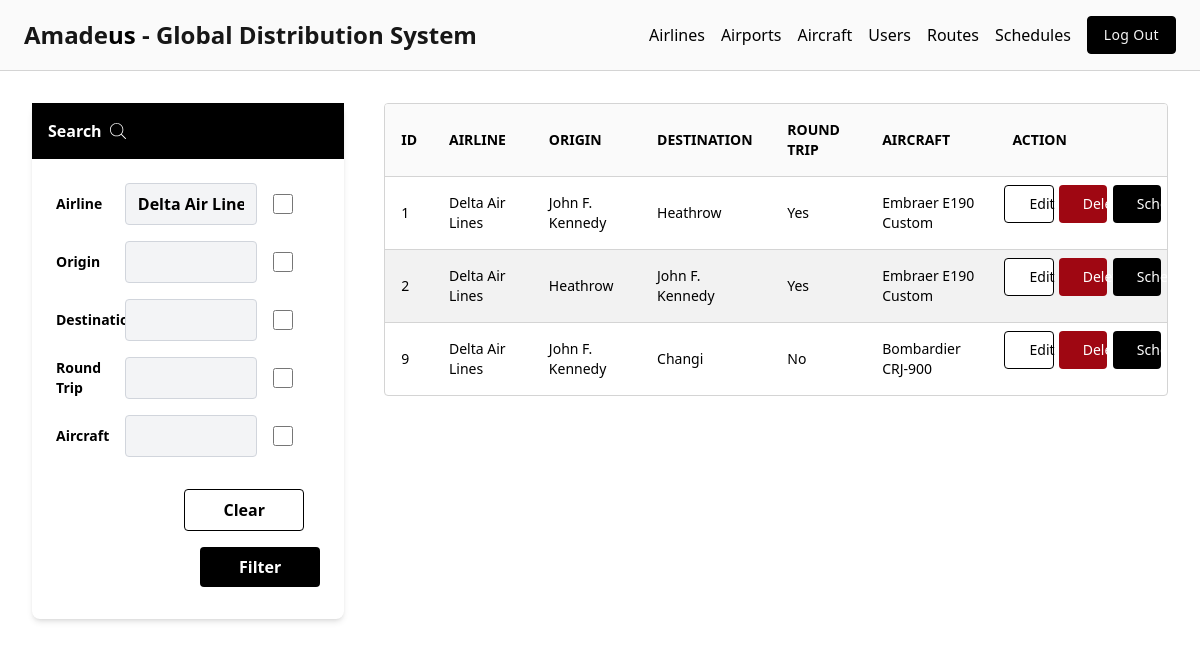
Page /flight-routes?airline=1 (signed in) on the committed database.
### tables this page shows
CREATE TABLE IF NOT EXISTS `flight_routes` (
  `id` int NOT NULL AUTO_INCREMENT,
  `airline_id` int NOT NULL,
  `origin_airport_id` int NOT NULL,
  `destination_airport_id` int NOT NULL,
  `round_trip` tinyint NOT NULL DEFAULT '1',
  `aircraft_id` int NOT NULL,
  PRIMARY KEY (`id`),
  KEY `FK_flight_routes_airline` (`airline_id`),
  KEY `FK_flight_routes_origin` (`origin_airport_id`),
  KEY `FK_flight_routes_dest` (`destination_airport_id`),
  KEY `FK_flight_routes_aircraft` (`aircraft_id`),
  CONSTRAINT `FK_flight_routes_aircraft` FOREIGN KEY (`aircraft_id`) REFERENCES `aircraft` (`id`) ON DELETE CASCADE,
  CONSTRAINT `FK_flight_routes_airline` FOREIGN KEY (`airline_id`) REFERENCES `airlines` (`id`) ON DELETE CASCADE,
  CONSTRAINT `FK_flight_routes_dest` FOREIGN KEY (`destination_airport_id`) REFERENCES `airports` (`id`) ON DELETE CASCADE,
  CONSTRAINT `FK_flight_routes_origin` FOREIGN KEY (`origin_airport_id`) REFERENCES `airports` (`id`) ON DELETE CASCADE
);

CREATE TABLE IF NOT EXISTS `airlines` (
  `id` int NOT NULL AUTO_INCREMENT,
  `iata` varchar(3) NOT NULL,
  `icao` varchar(4) NOT NULL,
  `airline` varchar(100) NOT NULL,
  `callsign` varchar(100) NOT NULL,
  `country` varchar(100) NOT NULL,
  `comments` varchar(100) NOT NULL,
  PRIMARY KEY (`id`)
);

CREATE TABLE IF NOT EXISTS `airports` (
  `id` int NOT NULL AUTO_INCREMENT,
  `iata` varchar(3) NOT NULL,
  `icao` varchar(4) NOT NULL,
  `airport_name` varchar(100) NOT NULL,
  `location_served` varchar(100) NOT NULL,
  `time` varchar(100) NOT NULL,
  `dst` varchar(10) NOT NULL,
  PRIMARY KEY (`id`)
);

CREATE TABLE IF NOT EXISTS `aircraft` (
  `id` int NOT NULL AUTO_INCREMENT,
  `iata` varchar(3) NOT NULL,
  `icao` varchar(4) NOT NULL,
  `model` varchar(100) NOT NULL,
  `seats_f` int NOT NULL DEFAULT '0',
  `seats_c` int NOT NULL DEFAULT '0',
  `seats_y` int NOT NULL DEFAULT '0',
  `rows` int DEFAULT NULL,
  `columns` int DEFAULT NULL,
  `layout` text,
  PRIMARY KEY (`id`)
);

### Http/controllers/flight_routes/index.php (called while the page is built, shortened)
<?php
$db = App::resolve(Database::class);
$query = "
    SELECT fr.*,
           a.airline as airline_name,
           orig.airport_name as origin_airport_name,
           dest.airport_name as destination_airport_name,
           ac.model as aircraft_model
    FROM flight_routes fr
    LEFT JOIN airlines a ON fr.airline_id = a.id
    LEFT JOIN airports orig ON fr.origin_airport_id = orig.id
    LEFT JOIN airports dest ON fr.destination_airport_id = dest.id
    LEFT JOIN aircraft ac ON fr.aircraft_id = ac.id
";
if (isset($_GET['airline'])) {
    $query .= " WHERE a.id = :id";
}
$flight_routes = $db->query($query, isset($_GET['airline']) ? [':id' => $_GET['airline']] : [])->get();
require base_path('Http/views/flight_routes/index.view.php');

### public/index.php (called while the page is built, shortened)
<?php
require BASE_PATH . "Core/functions.php";
require base_path("bootstrap.php");
$router = new Router();
$uri = parse_url($_SERVER['REQUEST_URI'], PHP_URL_PATH);
$method = $_POST['_method'] ?? $_SERVER['REQUEST_METHOD'];
try {
    $router->route($uri, $method);
} catch (ValidationException $exception) {
    Session::flash('errors', $exception->errors);
    Session::flash('old', $exception->old);
    redirect($router->previous_url());
}

### Core/Session.php (called while the page is built, shortened)
<?php
class Session
{
    public static function role($keys): bool
    {
        $currentRole = $_SESSION['user']['role'];
        if (is_array($keys)) {
            return in_array($currentRole, $keys, true);
        }
        return $currentRole === $keys;
    }
}

### Core/Container.php (called while the page is built, shortened)
<?php
class Container
{
    protected $binds = [];
    public function bind($key, $resolver): void
    {
        $this->binds[$key] = $resolver;
    }
    public function resolve($key)
    {
        $resolver = $this->binds[$key];
        return call_user_func($resolver);
    }
}

### Core/functions.php (called while the page is built, shortened)
<?php
function base_path($path): string
{
    return BASE_PATH . $path;
}

### config.php (called while the page is built)
<?php
return [
    'database' => [
        'host' => $_ENV['DATABASE_HOSTNAME'],
        'port' => $_ENV['DATABASE_PORT'],
        'dbname' => $_ENV['DATABASE_NAME'],
        'charset' => $_ENV['DATABASE_CHARSET'],
    ],
];

### bootstrap.php (called while the page is built, shortened)
<?php
$container = new Container();
$container->bind('config', function () {
    return require base_path("config.php");
});
$container->bind('Core\Database', function () {
    $config = require base_path("config.php");
    return new Database($config['database'], $_ENV['DATABASE_USERNAME'], $_ENV['DATABASE_PASSWORD']);
});

### Core/Database.php (called while the page is built, shortened)
<?php
class Database {
    public $connection;
    public $statement;
    public function __construct($config, $username = 'root', $password = '')
    {
        $dsn = 'mysql:' . http_build_query($config, '', ';');
        $this->connection = new PDO($dsn, $username, $password, [
            PDO::ATTR_DEFAULT_FETCH_MODE => PDO::FETCH_ASSOC
        ]);
    }
    public function query($query, $params = []): static
    {
        $this->statement = $this->connection->prepare($query);
        $this->statement->execute($params);
        return $this;
    }
    public function get()
    {
        return $this->statement->fetchAll();
    }
}

### Core/App.php (called while the page is built, shortened)
<?php
class App
{
    protected static $container;
    public static function setContainer($container): void
    {
        static::$container = $container;
    }
    public static function resolve($key)
    {
        return static::$container->resolve($key);
    }
}

### Core/Router.php (shortened to what this page needs)
<?php
class Router
{
    protected array $routes = [];
    public function add_routes($uri, $controller, $method): static
    {
        $this->routes[] = [
            'uri' => $uri,
            'controller' => $controller,
            'method' => $method,
            'middleware' => null,
        ];
        return $this;
    }
    public function only($key): static
    {
        $this->routes[array_key_last($this->routes)]['middleware'] = $key;
        return $this;
    }
    public function route($uri, $method)
    {
        foreach ($this->routes as $route) {
            if ($route['uri'] === $uri && $route['method'] === strtoupper($method)) {
                return require base_path("/Http/controllers/" . $route['controller']);
            }
        }
    }
}

### Http/views/flight_routes/index.view.php (shortened to what this page needs)
<?php
require base_path('Http/views/partials/head.php');
require base_path('Http/views/partials/nav.php');
?>
<main x-data="{showDeleteModal: false, deleteId: null, showUpdateModal: false, editData: null}"
    class="h-full w-full flex justify-center gap-x-10 font-bold p-8">
    <div class="max-w-4xl mx-auto rounded-lg bg-white h-fit shadow-md min-w-1/4">
        <div class="p-4 w-full bg-black flex gap-x-2 items-center">
            <p class="text-white">Search</p>
        </div>
        <div id="filterContainer" class="p-6 space-y-3 mb-2 w-full">
        </div>
    </div>
    <div class="overflow-hidden w-full h-fit overflow-x-auto rounded-sm border border-neutral-300 dark:border-neutral-700">
        <table id="flightRoutesTable" class="w-full font-medium text-left text-sm text-black dark:text-black">
            <thead class="border-b border-neutral-300 bg-neutral-50 text-sm text-black dark:border-neutral-700 dark:bg-neutral-900 dark:text-white">
                <tr>
                    <th scope="col" class="p-4">ID</th>
                    <th scope="col" class="p-4">AIRLINE</th>
                    <th scope="col" class="p-4">ORIGIN</th>
                    <th scope="col" class="p-4">DESTINATION</th>
                    <th scope="col" class="p-4">ROUND TRIP</th>
                    <th scope="col" class="p-4">AIRCRAFT</th>
                    <?php if (!\Core\Session::role('user')) : ?>
                        <th scope="col" class="p-4">ACTION</th>
                    <?php endif; ?>
                </tr>
            </thead>
            <tbody class="divide-y divide-neutral-300 dark:divide-neutral-700">
                <?php foreach ($flight_routes as $route) : ?>
                    <tr class="even:bg-black/5 dark:even:bg-white/10">
                        <td class="p-4" data-field="id"><?= $route['id'] ?? 'N/A' ?></td>
                        <td class="p-4" data-field="airline_name"><?= $route['airline_name'] ?? 'N/A' ?></td>
                        <td class="p-4"
                            data-field="origin_airport_name"><?= $route['origin_airport_name'] ?? 'N/A' ?></td>
                        <td class="p-4"
                            data-field="destination_airport_name"><?= $route['destination_airport_name'] ?? 'N/A' ?></td>
                        <td class="p-4" data-field="round_trip"><?= ($route['round_trip'] ?? 0) ? 'Yes' : 'No' ?></td>
                        <td class="p-4" data-field="aircraft_model"><?= $route['aircraft_model'] ?? 'N/A' ?></td>
                        <?php if (!\Core\Session::role('user')) : ?>
                            <td class="grid grid-cols-3 gap-x-2 p-2">
                                <button @click="showUpdateModal=true; editData = <?= htmlspecialchars(json_encode($route)) ?>"
                                    type="button"
                                    class="px-6 py-2 bg-white min-w-8 text-black border border-black hover:scale-105 rounded transition duration-100 cursor-pointer">
                                    Edit
                                </button>
                                <button @click="showDeleteModal=true; deleteId = <?= $route['id'] ?>" type="button"
                                    class="px-6 py-2 transition duration-100 hover:scale-105 min-w-8 bg-red-800 text-white rounded hover:bg-neutral-700 cursor-pointer">
                                    Delete
                                </button>
                                <button class="px-6 py-2 transition duration-100 hover:scale-105 min-w-8 bg-black text-white rounded hover:bg-neutral-700 cursor-pointer">
                                    <a href="/flight-schedules?schedule=<?= $route['id'] ?>">Schedules</a>
                                </button>
                            </td>
                        <?php endif; ?>
                    </tr>
                <?php endforeach; ?>
            </tbody>
        </table>
    </div>
</main>
<?php
require base_path('Http/views/partials/footer.php');
?>

### rows in the picture
flight_routes: id "1", airline.airline "Delta Air Lines", origin_airport.airport_name "John F. Kennedy", destination_airport.airport_name "Heathrow", round_trip "Yes", aircraft.model "Embraer E190 Custom"
flight_routes: id "2", airline.airline "Delta Air Lines", origin_airport.airport_name "Heathrow", destination_airport.airport_name "John F. Kennedy", round_trip "Yes", aircraft.model "Embraer E190 Custom"
flight_routes: id "9", airline.airline "Delta Air Lines", origin_airport.airport_name "John F. Kennedy", destination_airport.airport_name "Changi", round_trip "No", aircraft.model "Bombardier CRJ-900"
